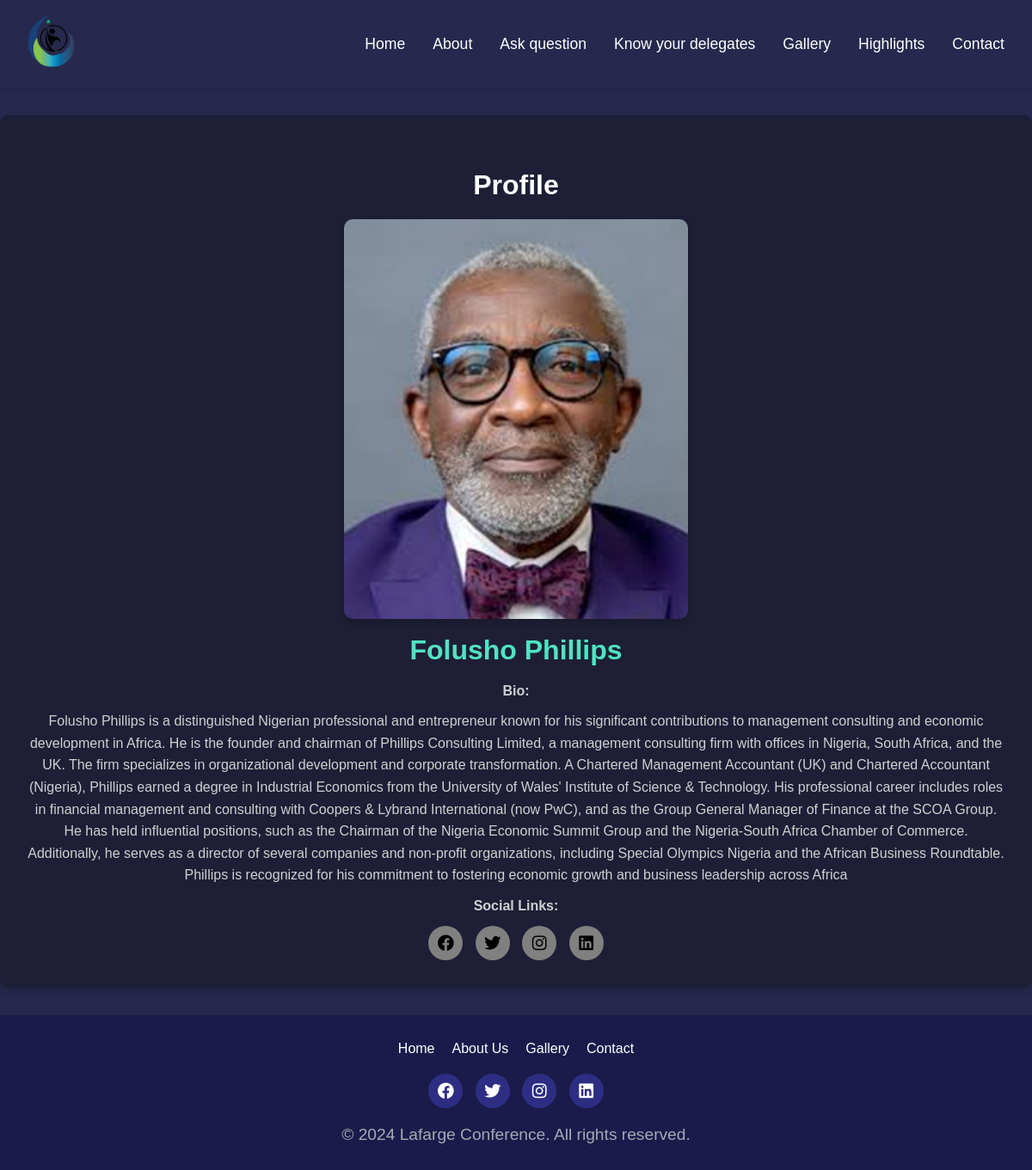
The page /speaker/2 on the database its author committed.
### tables this page shows
CREATE TABLE speakers (
            id INTEGER PRIMARY KEY AUTOINCREMENT,
            name TEXT NOT NULL,
            position TEXT NOT NULL,
            bio TEXT NOT NULL,
            image_url TEXT NOT NULL,
            facebook_url TEXT,
            twitter_url TEXT,
            linkedin_url TEXT
        );

### app.py (the view)
@app.route("/speaker/<int:speaker_id>")
def speaker_page(speaker_id):
    speaker = get_speaker_by_id(speaker_id)
    if not speaker:
        return "Speaker not found", 404
    return render_template("speaker.html", speaker=speaker)

### app.py (called while the page is built)
def get_speaker_by_id(speaker_id):
    with sqlite3.connect(DATABASE_FILE) as conn:
        cursor = conn.cursor()
        cursor.execute("SELECT * FROM speakers WHERE id = ?", (speaker_id,))
        row = cursor.fetchone()
        if row:
            return {
                "id": row[0],
                "name": row[1],
                "position": row[2],
                "bio": row[3],
                "image_url": row[4],
                "facebook_url": row[5],
                "twitter_url": row[6],
                "linkedin_url": row[7],
            }
    return None

### templates/speaker.html (shortened to what this page needs)
{% extends 'base.html' %}
{% block content %}
<section class="speaker-details">
    <div class="container">
        <h2>Profile</h2>
        <div class="grid-layout">
            <div class="image-container">
                <img src="{{ speaker.image_url }}" alt="{{ speaker.name }}">
            </div>
             <br>
            <div class="details-container">
                <h1>{{ speaker.name }}</h1>
                <p><strong>Bio:</strong></p>
                <p>{{ speaker.bio }}</p>
                <p><strong>Social Links:</strong></p>
                <div class="social-icons">
                    <a href="{{ speaker.facebook_url }}" target="_blank" rel="noopener noreferrer" style="background-color: grey"><i class="fab fa-facebook" style="color: black;"></i></a>
                    <a href="{{ speaker.twitter_url }}" target="_blank" rel="noopener noreferrer"  style="background-color: grey"><i class="fab fa-twitter" style="color: black;"></i></a>
                    <a href="{{ speaker.instagram_url }}" target="_blank" rel="noopener noreferrer"  style="background-color: grey"><i class="fab fa-instagram" style="color: black;"></i></a>
                    <a href="{{ speaker.linkedin_url }}" target="_blank" rel="noopener noreferrer"  style="background-color: grey"><i class="fab fa-linkedin" style="color: black;"></i></a>
                </div>
            </div>
        </div>
    </div>
</section>
{% endblock %}

### static/css/styles.css (style rules this page uses)
* { margin: 0; padding: 0; box-sizing: border-box; }
body, h2, h3, h4, div { margin: 0; padding: 0; box-sizing: border-box; font-family: "montserrat", sans-serif; }
body { background: #26294d; color: #fff; font-size: 20; }
h2, h3, h4 { line-height: 1.2; margin-bottom: 10px; }
body, .container, section { width: 100%; max-width: 100%; margin: 0 auto; }
h2 { text-align: center; margin-bottom: 20px; color: white; }
.speaker-details { padding: 1rem; text-align: center; }
.speaker-details p { font-size: 0.9rem; color: #777; }
h2 { font-size: 2rem; margin-top: 1rem; }
p { font-size: 1.2rem; margin-bottom: 2rem; color: #777; }
.social-icons a { display: inline-flex; align-items: center; justify-content: center; width: 40px; height: 40px; margin: 0 5px; background-color: #2d2e83; color: #fff; border-radius: 50%; font-size: 1.2rem; text-decoration: none; transition: background-color 0.3s ease; }
h2 { text-align: center; margin-top: 30px; font-size: 2rem; }
p { text-align: center; margin: 10px auto; color: #ccc; }
.speaker-details { display: grid; grid-template-columns: repeat(auto-fit, minmax(300px, 1fr)); gap: 2rem; align-items: start; background: #1e1f36; color: #ffffff; padding: 2rem; border-radius: 10px; box-shadow: 0 4px 8px rgba(0, 0, 0, 0.2); margin: 2rem auto; max-width: 1200px; }
.speaker-details .image-container { display: flex; justify-content: center; align-items: center; }
.speaker-details .image-container img { width: 100%; max-width: 400px; border-radius: 10px; box-shadow: 0 4px 8px rgba(0, 0, 0, 0.2); }
.speaker-details h1 { font-size: 2rem; color: #50e3c2; margin-bottom: 1rem; }
.speaker-details p { font-size: 1rem; color: #d0d0d0; line-height: 1.6; }

### rows shown on the page
speakers: image_url (picture), name "Folusho Phillips", bio "Folusho Phillips is a distinguished Nigerian professional and entrepreneur known for his significant contributions to management consulting and economic development in Africa. He is the founder and chairman of Phillips Consulting Limited, a management consulting firm with offices in Nigeria, South Africa, and the UK. The firm specializes in organizational development and corporate transformation. A Chartered Management Accountant (UK) and Chartered Accountant (Nigeria), Phillips earned a degree in Industrial Economics from the University of Wales' Institute of Science & Technology. His professional career includes roles in financial management and consulting with Coopers & Lybrand…"
